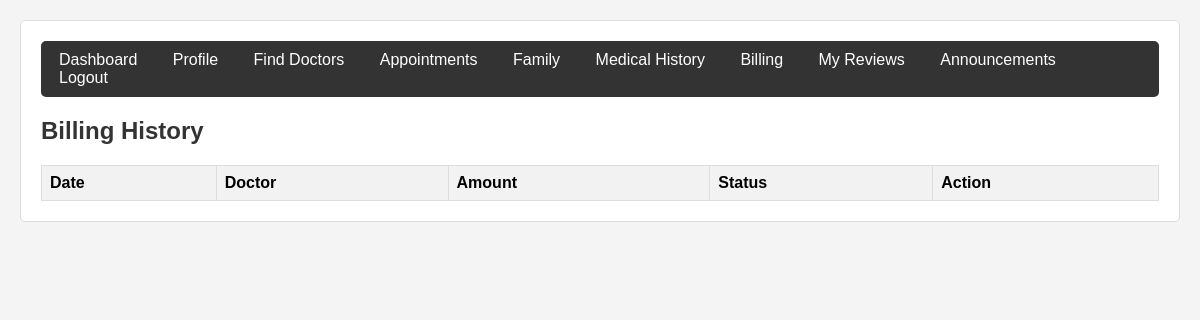
The page /controllers/PatientController.php?page=billing (signed in) on the database as committed earlier.
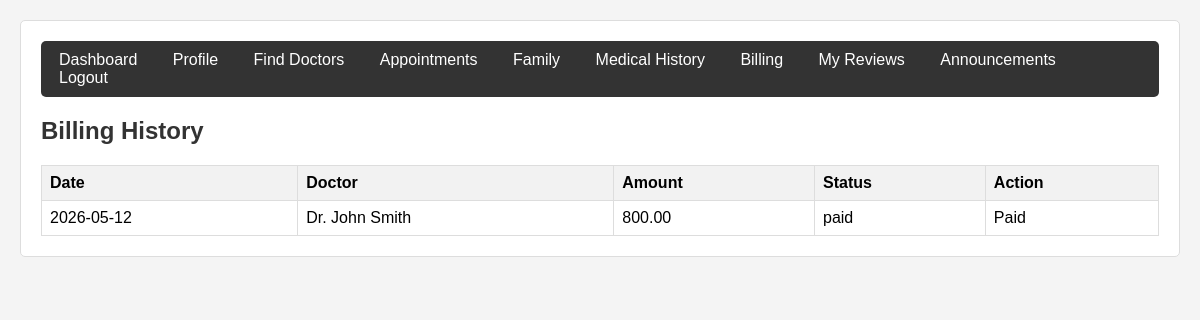
The same page on the database as committed later.
### tables this page shows
CREATE TABLE `billing` (
  `id` int(11) NOT NULL,
  `appointment_id` int(11) NOT NULL,
  `patient_id` int(11) NOT NULL,
  `amount` decimal(10,2) NOT NULL,
  `payment_method` enum('cash','card','online') DEFAULT 'cash',
  `payment_status` enum('pending','paid') DEFAULT 'pending',
  `paid_at` timestamp NULL DEFAULT NULL
);

CREATE TABLE `appointments` (
  `id` int(11) NOT NULL,
  `patient_id` int(11) NOT NULL,
  `doctor_id` int(11) NOT NULL,
  `dependent_id` int(11) DEFAULT NULL,
  `appointment_date` date NOT NULL,
  `appointment_time` time NOT NULL,
  `reason` text DEFAULT NULL,
  `status` enum('pending','confirmed','checked_in','completed','cancelled','no_show') DEFAULT 'pending',
  `booked_by` enum('patient','receptionist') DEFAULT 'patient',
  `created_at` timestamp NOT NULL DEFAULT current_timestamp()
);

CREATE TABLE `users` (
  `id` int(11) NOT NULL,
  `name` varchar(100) NOT NULL,
  `email` varchar(100) NOT NULL,
  `password_hash` varchar(255) NOT NULL,
  `phone` varchar(20) DEFAULT NULL,
  `role` enum('patient','doctor','receptionist','admin') DEFAULT 'patient',
  `profile_pic` varchar(255) DEFAULT NULL,
  `is_active` tinyint(1) DEFAULT 1,
  `created_at` timestamp NOT NULL DEFAULT current_timestamp()
);

### models/Billing.php (called while the page is built, shortened)
<?php
require_once __DIR__ . '/../config/database.php';
class Billing {
    private $conn;
    public function __construct() {
        $database = new Database();
        $this->conn = $database->getConnection();
    }
    public function getByPatient($patient_id) {
        $stmt = $this->conn->prepare("SELECT b.*, a.appointment_date, u.name as doctor_name FROM billing b JOIN appointments a ON b.appointment_id = a.id JOIN doctors d ON a.doctor_id = d.id JOIN users u ON d.user_id = u.id WHERE b.patient_id = ? ORDER BY a.appointment_date DESC");
        $stmt->bind_param("i", $patient_id);
        $stmt->execute();
        $result = $stmt->get_result();
        $bills = [];
        while($row = $result->fetch_assoc()) $bills[] = $row;
        return $bills;
    }
}
?>

### config/database.php (called while the page is built, shortened)
<?php
class Database {
    private $host = "localhost";
    private $db_name = "hospital_db";
    private $username = "root";
    private $password = "";
    public function getConnection() {
        $this->conn = null;
        try {
            $this->conn = new mysqli($this->host, $this->username, $this->password, $this->db_name);
            $this->conn->set_charset("utf8mb4");
        } catch(Exception $e) {
            die("Connection error: " . $e->getMessage());
        }
        return $this->conn;
    }
}
?>

### models/Patient.php (called while the page is built, shortened)
<?php
require_once __DIR__ . '/../config/database.php';
class Patient {
    private $conn;
    public function __construct() {
        $database = new Database();
        $this->conn = $database->getConnection();
    }
    public function getByUserId($user_id) {
        $stmt = $this->conn->prepare("SELECT * FROM patients WHERE user_id = ?");
        $stmt->bind_param("i", $user_id);
        $stmt->execute();
        return $stmt->get_result()->fetch_assoc();
    }
}
?>

### views/patient/billing.php (the view, shortened to what this page needs)
<?php
$bills = $billingModel->getByPatient($patient_data['id']);
?>
<h2>Billing History</h2>
<table border="1" cellpadding="5">
    <thead>
        <tr><th>Date</th><th>Doctor</th><th>Amount</th><th>Status</th><th>Action</th></tr>
    </thead>
    <tbody>
    <?php foreach($bills as $b): ?>
        <tr>
            <td><?php echo $b['appointment_date']; ?></td>
            <td><?php echo htmlspecialchars($b['doctor_name']); ?></td>
            <td><?php echo $b['amount']; ?></td>
            <td><?php echo $b['payment_status']; ?></td>
            <td>
                <?php if($b['payment_status'] == 'pending'): ?>
                    <form method="post">
                        <input type="hidden" name="bill_id" value="<?php echo $b['id']; ?>">
                        <select name="payment_method">
                            <option>cash</option><option>card</option><option>online</option>
                        </select>
                        <button type="submit" name="pay">Pay</button>
                    </form>
                <?php else: ?>
                    Paid
                <?php endif; ?>
            </td>
        </tr>
    <?php endforeach; ?>
    </tbody>
</table>

Rows that differ between the two databases and show on the page:
added billing: appointment.appointment_date "2026-05-12", users.name "Dr. John Smith", amount "800.00", payment_status "paid", shows "Paid"
